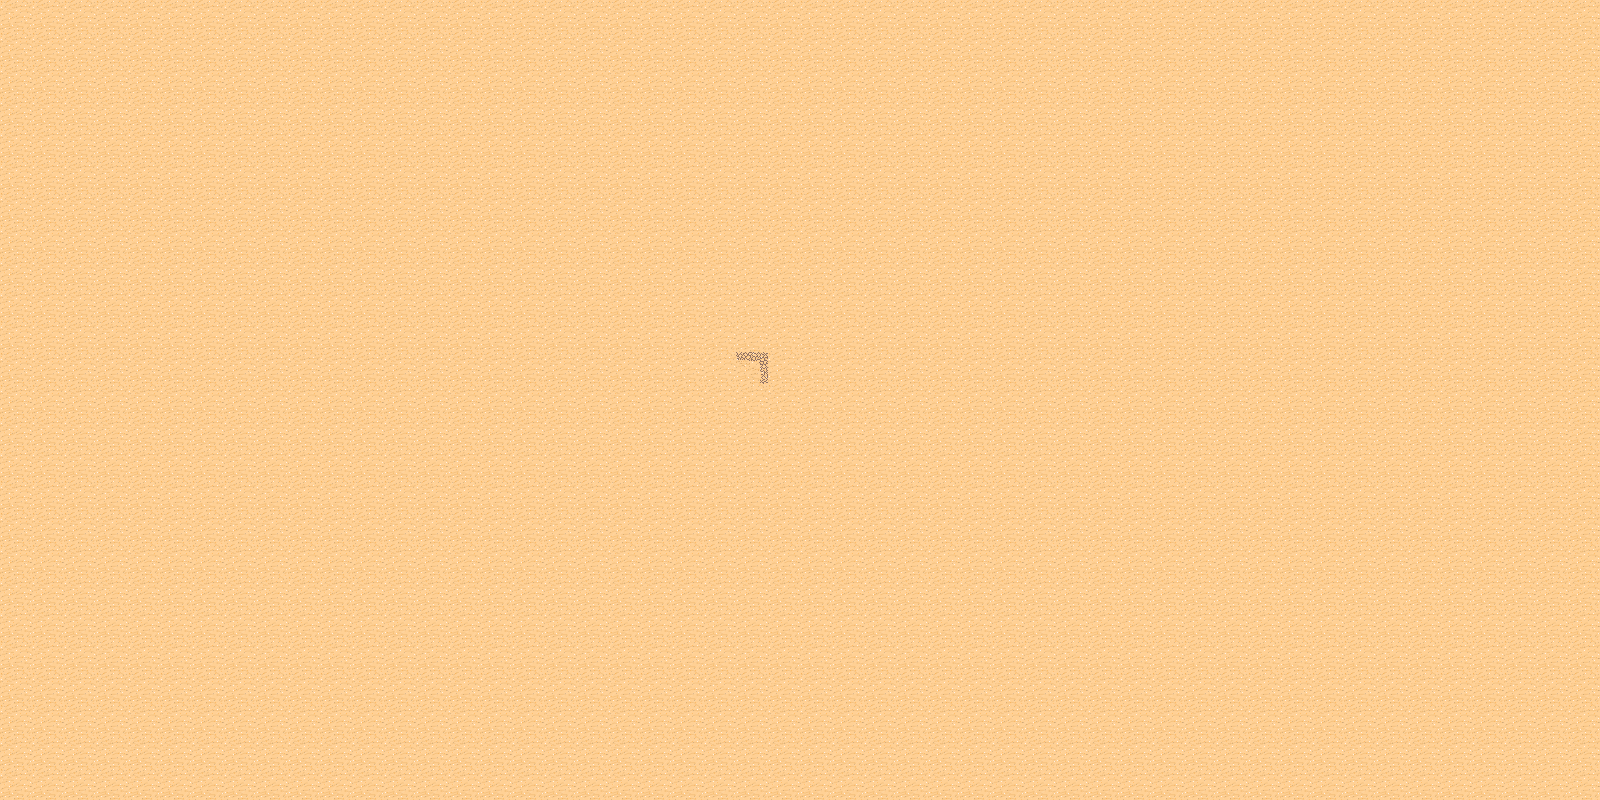

A 2D game scene composited from a Tiled map and its tileset images. What follows is a short description and the map's XML, with each tile layer's data collapsed to a summary:
An orthogonal 50x25 tile map with 32x32 px tiles, 1 tile layer (bg) and 1 object (startPos).

<map version="1.0" orientation="orthogonal" renderorder="right-down" width="50" height="25" tilewidth="32" tileheight="32" nextobjectid="8">
 <tileset firstgid="1" name="tmw_desert_spacing" tilewidth="32" tileheight="32" spacing="1" margin="1">
  <image source="tmw_desert_spacing.png" width="265" height="199" />
 </tileset>
 <layer name="bg" width="50" height="25">
  <data>[1250 cells, 1250 non-empty, 2 distinct tile ids]</data>
 </layer>
 <objectgroup name="objects">
  <object id="7" name="startPos" x="754" y="367" />
 </objectgroup>
</map>
